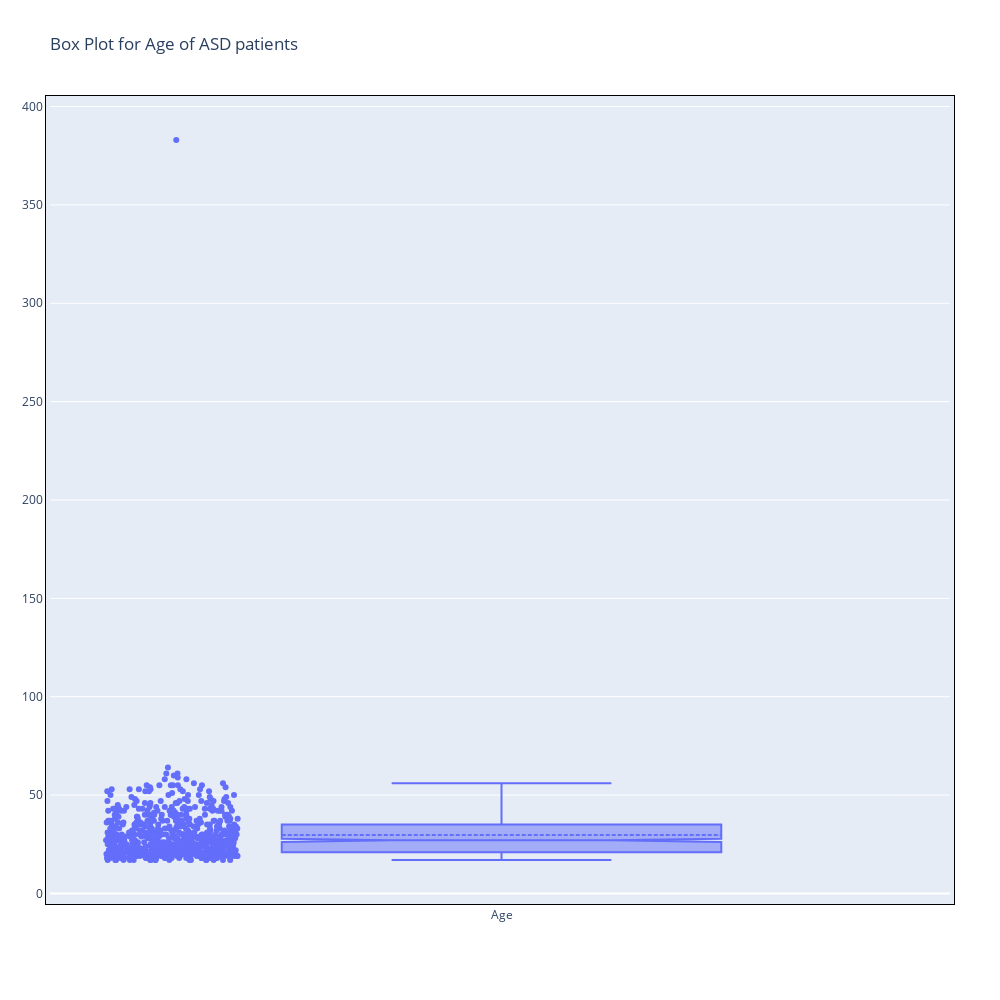

Write notebook code for a chart like this one.
### Code cell
fig = make_subplots(rows=1, cols=1)
trace1 = go.Box(y= data.age, name="Age", boxmean=True, boxpoints='all', notched=True)
dt = [trace1]
layout = go.Layout(
    autosize=False,
    width=1000,
    height=1000,

    xaxis= go.layout.XAxis(linecolor = 'black',
                          linewidth = 1,
                          mirror = True),

    yaxis= go.layout.YAxis(linecolor = 'black',
                          linewidth = 1,
                          mirror = True),

    margin=go.layout.Margin(
        l=50,
        r=50,
        b=100,
        t=100,
        pad = 4
    )
)

fig = go.Figure(data=dt, layout=layout)

fig.update_layout(title="Box Plot for Age of ASD patients")

### Figure 1 — Plotly figure (JSON) as saved in the notebook; plotly's stock layout.template omitted (floating-point values rounded to 4 significant figures; data arrays with more than 128 entries replaced by an {"elided": "..."} marker saying what was removed)
{"data": [{"boxmean": true, "boxpoints": "all", "name": "Age", "notched": true, "type": "box", "y": {"elided": "704 int values"}}], "layout": {"autosize": false, "height": 1000, "margin": {"b": 100, "l": 50, "pad": 4, "r": 50, "t": 100}, "title": {"text": "Box Plot for Age of ASD patients"}, "width": 1000, "xaxis": {"linecolor": "black", "linewidth": 1, "mirror": true}, "yaxis": {"linecolor": "black", "linewidth": 1, "mirror": true}}}
